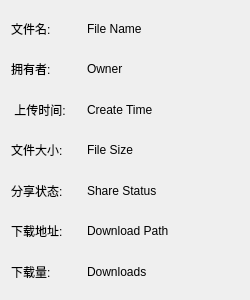
<?xml version="1.0" encoding="UTF-8"?>
<ui version="4.0">
 <class>FilePropertyInfo</class>
 <widget class="QDialog" name="FilePropertyInfo">
  <property name="geometry">
   <rect>
    <x>0</x>
    <y>0</y>
    <width>250</width>
    <height>300</height>
   </rect>
  </property>
  <property name="maximumSize">
   <size>
    <width>250</width>
    <height>16777215</height>
   </size>
  </property>
  <property name="windowTitle">
   <string>Dialog</string>
  </property>
  <layout class="QGridLayout" name="gridLayout">
   <item row="0" column="0">
    <widget class="QLabel" name="label">
     <property name="text">
      <string>文件名: </string>
     </property>
    </widget>
   </item>
   <item row="0" column="1">
    <widget class="QLabel" name="file_name">
     <property name="text">
      <string>File Name</string>
     </property>
    </widget>
   </item>
   <item row="1" column="0">
    <widget class="QLabel" name="label_4">
     <property name="text">
      <string>拥有者: </string>
     </property>
    </widget>
   </item>
   <item row="1" column="1">
    <widget class="QLabel" name="account">
     <property name="text">
      <string>Owner</string>
     </property>
    </widget>
   </item>
   <item row="2" column="0">
    <widget class="QLabel" name="label_8">
     <property name="text">
      <string> 上传时间: </string>
     </property>
    </widget>
   </item>
   <item row="2" column="1">
    <widget class="QLabel" name="create_time">
     <property name="text">
      <string>Create Time</string>
     </property>
    </widget>
   </item>
   <item row="3" column="0">
    <widget class="QLabel" name="label_5">
     <property name="maximumSize">
      <size>
       <width>70</width>
       <height>16777215</height>
      </size>
     </property>
     <property name="text">
      <string>文件大小: </string>
     </property>
    </widget>
   </item>
   <item row="3" column="1">
    <widget class="QLabel" name="file_size">
     <property name="text">
      <string>File Size</string>
     </property>
    </widget>
   </item>
   <item row="4" column="0">
    <widget class="QLabel" name="label_12">
     <property name="text">
      <string>分享状态: </string>
     </property>
    </widget>
   </item>
   <item row="4" column="1">
    <widget class="QLabel" name="share_status">
     <property name="text">
      <string>Share Status</string>
     </property>
    </widget>
   </item>
   <item row="5" column="0">
    <widget class="QLabel" name="label_9">
     <property name="text">
      <string>下载地址: </string>
     </property>
    </widget>
   </item>
   <item row="5" column="1">
    <widget class="QLabel" name="download_url">
     <property name="text">
      <string>Download Path</string>
     </property>
    </widget>
   </item>
   <item row="6" column="0">
    <widget class="QLabel" name="label_14">
     <property name="text">
      <string>下载量: </string>
     </property>
    </widget>
   </item>
   <item row="6" column="1">
    <widget class="QLabel" name="downloads">
     <property name="text">
      <string>Downloads</string>
     </property>
    </widget>
   </item>
  </layout>
 </widget>
 <resources/>
 <connections/>
</ui>
